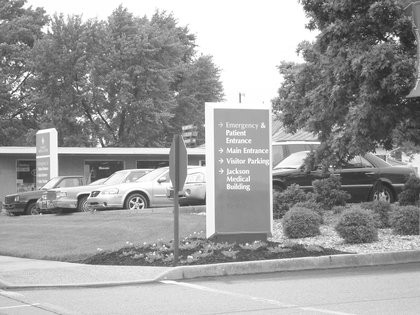
%> input picture project2/cars.tif, 420 x 315 px, shrunk from 768 x 576 before the run
$ octave --eval "result = histogram_eq('cars.tif');"   (GNU Octave 9; MATLAB toolbox functions it lacks are replaced by stand-ins)
%> lines starting %> are read from the running program, lines starting %| are printed output that depends on the picture
### project2/histogram.m
function [out,n] = histogram(I, varargin)

  if nargin < 2,
      n = 256;
  else
      n = varargin{1};
  end

  if nargin < 4,
      minm = min(I(:)); maxm = max(I(:));
  else
      minm = fix(varargin{2}); maxm = fix(varargin{3});
  end

  % CLAHE
  clipHgram = false;
  clipLevel = 0;
  if nargin == 6,
      clipHgram = strcmp(varargin{4},'clip');
      clipLevel = varargin{5};
  end

  if ~isa(minm,'double')
      minm = double(minm);
  end

  if ~isa(maxm,'double')
      maxm = double(maxm);
  end

  x = round(linspace(minm, maxm, n));
  out = zeros(1,numel(x));

  [row,col] = size(I);
  for r=1:row
      for c=1:col
          ind = find(x == I(r,c));
          if ~isempty(ind),
            out(ind) = out(ind) + 1;
          end
      end
  end

%    out = (out / maxm ) * size(I,1);
%   out = out * (numel(I)/sum(out));

  if clipHgram,

    % total numbe of pixels overflowing clip level in each bin
    totalExtra = sum(max(out - clipLevel,0));

    % clip the histogram and redistribute excess pixels in each bin
    avgBinIncr = floor(totalExtra/n);
    upperLimit = clipLevel - avgBinIncr; % bins larger than this will be set
                                         % to clip level

   % idea taken from adapthisteq.m
    for i = 1:n
       if out(i) > clipLevel,
           out(i) = clipLevel;
       else
          if out(i) > upperLimit,
            totalExtra = totalExtra - (clipLevel - out(i));
            out(i) = clipLevel;
          else
            totalExtra = totalExtra - avgBinIncr;
            out(i) = out(i) + avgBinIncr;
          end
       end
    end

%     clipLevel
    i = 1;
    while(totalExtra ~= 0)
        steps = max(floor(n / totalExtra),1);
        for m=i:steps:n
            if out(m) < clipLevel,
                out(m) = out(m) + 1;
                totalExtra = totalExtra - 1;
                if totalExtra == 0,
                    break;
                end
            end
        end

        i=i+1;
        if i > n,
            i = 1;
        end
    end

  end

  out = out * ( numel(I) /  sum(out) );
%   figure;  bar(x,out);
%   title(sprintf('Histogram. Bins: %d',n)); axis tight;

### project2/histogram_eq.m
function [res,T] = histogram_eq(I,varargin)
%> called with I = 'cars.tif'
%HISTOGRAM_EQ Histogram Equalization v. 1
% Usage: H = histogram_eq(I, numBins, minPixVal, maxPixVal)

  MAXB = 64;

  % Can input filenames too.
  if isstr(I),
      I = imread(I);
  end

  % work only on grayscale double images.
  if size(I,3) > 1,
      I = rgb2gray(I(:,:,1:3));
%> I: size 315x420 uint8
  end

  if nargin == 1,
      n = MAXB;
      minm = min(I(:));
%> minm = 37
      maxm = max(I(:));
%> maxm = 255
  elseif nargin < 4,
      n = varargin{1};
      minm = min(I(:));
      maxm = max(I(:));
  else
      n = varargin{1};
      minm = varargin{2};
      maxm = varargin{3};
  end

% H = histogram(I,n,minm,maxm);
H = ones(1,n) * (numel(I) / n);
H = H * (numel(I) / sum(H));
%> H = 64 values from 2067.2 to 2067.2

%% Compute Cumulative Histogram

imgH = histogram(I,maxm-minm+1);
%> in histogram, `n = varargin{1};`: n = 219
%> in histogram, `minm = min(I(:))`: minm = 37
%> in histogram, `maxm = max(I(:))`: maxm = 255
%> in histogram, `x = round(linspace(minm, maxm, n));`: x = 219 values from 37 to 255
%> after the loop in histogram, `for r=1:row`: out = 219 values, max 9915 at index 219, min 1 at index 1, mean 604.1
%> imgH has the same summary as out in histogram
cumH = cumsum(imgH);
%> cumH = 219 values from 1 to 132300

%% Compute Transformation To Intensity Image

cumDist = cumsum(H*numel(I)/sum(H));
%> cumDist = 64 values from 2067.2 to 132300
m = n; n = maxm-minm+1;
%> after `n = maxm-minm+1`: n = 219
tol = ones(m,1)*min([imgH(1:n-1)  0 ; 0 imgH(2:n)])/2;
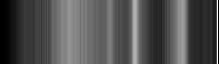
%> tol: size 64x219 double; min 0, max 880.5, mean 279.4; drawn with min black and max white
err = (cumDist(:)*ones(1,n)-ones(m,1)*cumH(:)') + tol;
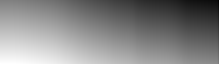
%> err: size 64x219 double; min -130232.8, max 132299, mean 7726.4; drawn with min black and max white
ind = find( err < -numel(I)*sqrt(eps));
%> ind = 6197 values from 1281 to 14015
if ~isempty(ind),
    err(ind) = numel(I) * ones(size(ind));
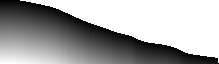
%> err: size 64x219 double; min 0, max 132300, mean 85354.6; drawn with min black and max white
end
[~,T] = min(err);
%> T = 219 values from 1 to 64
T = (T-1)/(m-1);
%> T = 219 values from 0 to 1


%% Transform I using T

res = uint8(zeros(size(I)));
[row,col] = size(I);
%> row = 315; col = 420

sc = uint8(length(T)/255);
%> sc = 1

for r = 1:row
    for c = 1:col
        ind = uint8(I(r,c)*sc + 0.5);
        res(r,c) = uint8(255*T(ind) + 0.5);
    end
end

disp(sprintf('%d bins used',m));
% figure;
figure(1); imshow(I,[]); title('Original Image');
figure(2); imshow(res,[]); title('Transformed Image');
figure(3); plot(T); axis tight;
%> (the run ends here)

$ run again, on project2/portal.tif
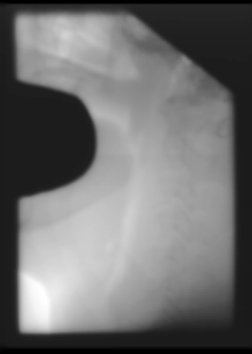
%> input picture project2/portal.tif, 252 x 354 px
%> in histogram_eq, I is the input picture: size 354x252 uint8; min 0, max 255, mean 111.3
%> in histogram_eq, `minm = min(I(:));`: minm = 0
%> in histogram_eq, `maxm = max(I(:));`: maxm = 255
%> in histogram, `minm = min(I(:))`: minm = 0
%> in histogram, `maxm = max(I(:))`: maxm = 255
%> x = 255 values from 0 to 255
%> after the loop in histogram, `for r=1:row`: out = 255 values, max 10086 at index 29, min 0 at index 4, mean 349.8
%> imgH has the same summary as out in histogram
%> cumH = 255 values from 1734 to 89208
%> in histogram_eq, `n = maxm-minm+1`: n = 255
%> ind = 9069 values from 1 to 16319
%> in histogram_eq, `err(ind) = numel(I) * ones(size(ind));`:
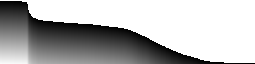
%> err: size 64x255 double; min 0, max 89208, mean 62708.6; drawn with min black and max white
%> in histogram_eq, `[~,T] = min(err);`: T = 255 values from 2 to 64
%> in histogram_eq, `T = (T-1)/(m-1);`: T = 255 values from 0.0159 to 1
%> `result = histogram_eq('cars.tif');`:
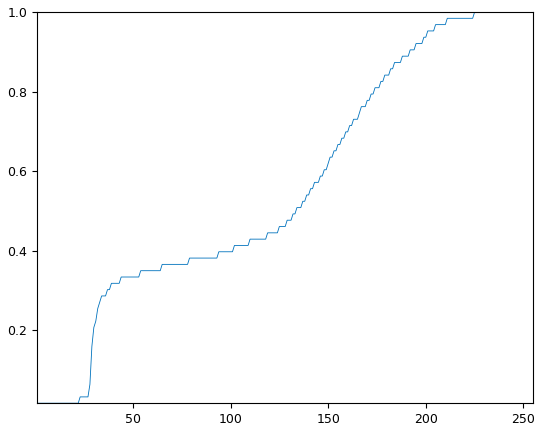
%> figure redrawn from the program's plot data; curve peaks at x = 225, y = 1
